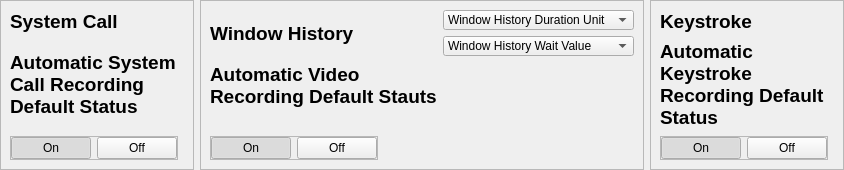
             <widget class="QFrame" name="configuration_middle">
              <property name="frameShape">
               <enum>QFrame::NoFrame</enum>
              </property>
              <property name="frameShadow">
               <enum>QFrame::Raised</enum>
              </property>
              <layout class="QHBoxLayout" name="horizontalLayout_7">
               <property name="leftMargin">
                <number>0</number>
               </property>
               <property name="topMargin">
                <number>0</number>
               </property>
               <property name="rightMargin">
                <number>0</number>
               </property>
               <property name="bottomMargin">
                <number>0</number>
               </property>
               <item>
                <widget class="QFrame" name="frame_18">
                 <property name="frameShape">
                  <enum>QFrame::StyledPanel</enum>
                 </property>
                 <property name="frameShadow">
                  <enum>QFrame::Raised</enum>
                 </property>
                 <layout class="QGridLayout" name="gridLayout_57">
                  <item row="2" column="0" colspan="2">
                   <widget class="QLabel" name="SysCallStatus">
                    <property name="minimumSize">
                     <size>
                      <width>151</width>
                      <height>91</height>
                     </size>
                    </property>
                    <property name="font">
                     <font>
                      <pointsize>14</pointsize>
                      <weight>75</weight>
                      <bold>true</bold>
                     </font>
                    </property>
                    <property name="text">
                     <string>Automatic System Call Recording Default Status</string>
                    </property>
                    <property name="scaledContents">
                     <bool>false</bool>
                    </property>
                    <property name="wordWrap">
                     <bool>true</bool>
                    </property>
                   </widget>
                  </item>
                  <item row="1" column="0">
                   <widget class="QLabel" name="SystemCallLabel">
                    <property name="font">
                     <font>
                      <pointsize>14</pointsize>
                      <weight>75</weight>
                      <bold>true</bold>
                     </font>
                    </property>
                    <property name="text">
                     <string>System Call</string>
                    </property>
                   </widget>
                  </item>
                  <item row="3" column="0" alignment="Qt::AlignLeft|Qt::AlignBottom">
                   <widget class="QFrame" name="SystemCallButtonFrame">
                    <property name="frameShape">
                     <enum>QFrame::StyledPanel</enum>
                    </property>
                    <property name="frameShadow">
                     <enum>QFrame::Raised</enum>
                    </property>
                    <layout class="QGridLayout" name="gridLayout_65">
                     <property name="leftMargin">
                      <number>0</number>
                     </property>
                     <property name="topMargin">
                      <number>0</number>
                     </property>
                     <property name="rightMargin">
                      <number>0</number>
                     </property>
                     <property name="bottomMargin">
                      <number>0</number>
                     </property>
                     <item row="0" column="0">
                      <widget class="QPushButton" name="SystemCallOnButton">
                       <property name="text">
                        <string>On</string>
                       </property>
                       <property name="checkable">
                        <bool>true</bool>
                       </property>
                       <property name="checked">
                        <bool>true</bool>
                       </property>
                      </widget>
                     </item>
                     <item row="0" column="1">
                      <widget class="QPushButton" name="SystemCallOffButton">
                       <property name="text">
                        <string>Off</string>
                       </property>
                       <property name="checkable">
                        <bool>true</bool>
                       </property>
                      </widget>
                     </item>
                    </layout>
                   </widget>
                  </item>
                 </layout>
                </widget>
               </item>
               <item>
                <widget class="QFrame" name="frame_19">
                 <property name="frameShape">
                  <enum>QFrame::StyledPanel</enum>
                 </property>
                 <property name="frameShadow">
                  <enum>QFrame::Raised</enum>
                 </property>
                 <layout class="QGridLayout" name="gridLayout_58">
                  <item row="1" column="2">
                   <widget class="QComboBox" name="WindowHistoryWaitVal">
                    <property name="maximumSize">
                     <size>
                      <width>220</width>
                      <height>20</height>
                     </size>
                    </property>
                    <item>
                     <property name="text">
                      <string>Window History Wait Value</string>
                     </property>
                    </item>
                   </widget>
                  </item>
                  <item row="2" column="0" colspan="2">
                   <widget class="QLabel" name="WindowHistoryStat">
                    <property name="font">
                     <font>
                      <pointsize>14</pointsize>
                      <weight>75</weight>
                      <bold>true</bold>
                     </font>
                    </property>
                    <property name="text">
                     <string>Automatic Video Recording Default Stauts</string>
                    </property>
                    <property name="scaledContents">
                     <bool>false</bool>
                    </property>
                    <property name="wordWrap">
                     <bool>true</bool>
                    </property>
                   </widget>
                  </item>
                  <item row="0" column="0" rowspan="2" colspan="2">
                   <widget class="QLabel" name="WindowHistLabel">
                    <property name="font">
                     <font>
                      <pointsize>14</pointsize>
                      <weight>75</weight>
                      <bold>true</bold>
                     </font>
                    </property>
                    <property name="text">
                     <string>Window History</string>
                    </property>
                   </widget>
                  </item>
                  <item row="0" column="2">
                   <widget class="QComboBox" name="WindowHistoryDurUnit">
                    <property name="maximumSize">
                     <size>
                      <width>250</width>
                      <height>20</height>
                     </size>
                    </property>
                    <item>
                     <property name="text">
                      <string>Window History Duration Unit</string>
                     </property>
                    </item>
                   </widget>
                  </item>
                  <item row="3" column="0" alignment="Qt::AlignLeft|Qt::AlignBottom">
                   <widget class="QFrame" name="WindowHistoryButtonFrame">
                    <property name="frameShape">
                     <enum>QFrame::StyledPanel</enum>
                    </property>
                    <property name="frameShadow">
                     <enum>QFrame::Raised</enum>
                    </property>
                    <layout class="QGridLayout" name="gridLayout_66">
                     <property name="leftMargin">
                      <number>0</number>
                     </property>
                     <property name="topMargin">
                      <number>0</number>
                     </property>
                     <property name="rightMargin">
                      <number>0</number>
                     </property>
                     <property name="bottomMargin">
                      <number>0</number>
                     </property>
                     <item row="0" column="0">
                      <widget class="QPushButton" name="WindowHistoryOnButton">
                       <property name="text">
                        <string>On</string>
                       </property>
                       <property name="checkable">
                        <bool>true</bool>
                       </property>
                       <property name="checked">
                        <bool>true</bool>
                       </property>
                      </widget>
                     </item>
                     <item row="0" column="1">
                      <widget class="QPushButton" name="WindowHistoryOffButton">
                       <property name="text">
                        <string>Off</string>
                       </property>
                       <property name="checkable">
                        <bool>true</bool>
                       </property>
                      </widget>
                     </item>
                    </layout>
                   </widget>
                  </item>
                 </layout>
                </widget>
               </item>
               <item>
                <widget class="QFrame" name="frame_20">
                 <property name="frameShape">
                  <enum>QFrame::StyledPanel</enum>
                 </property>
                 <property name="frameShadow">
                  <enum>QFrame::Raised</enum>
                 </property>
                 <layout class="QGridLayout" name="gridLayout_59">
                  <item row="1" column="0" colspan="2">
                   <widget class="QLabel" name="KeystrokeStatus">
                    <property name="minimumSize">
                     <size>
                      <width>151</width>
                      <height>91</height>
                     </size>
                    </property>
                    <property name="font">
                     <font>
                      <pointsize>14</pointsize>
                      <weight>75</weight>
                      <bold>true</bold>
                     </font>
                    </property>
                    <property name="text">
                     <string>Automatic Keystroke Recording Default Status</string>
                    </property>
                    <property name="scaledContents">
                     <bool>false</bool>
                    </property>
                    <property name="wordWrap">
                     <bool>true</bool>
                    </property>
                   </widget>
                  </item>
                  <item row="0" column="0">
                   <widget class="QLabel" name="KeystrokeMainLabel">
                    <property name="font">
                     <font>
                      <pointsize>14</pointsize>
                      <weight>75</weight>
                      <bold>true</bold>
                     </font>
                    </property>
                    <property name="text">
                     <string>Keystroke</string>
                    </property>
                   </widget>
                  </item>
                  <item row="2" column="0" alignment="Qt::AlignLeft|Qt::AlignBottom">
                   <widget class="QFrame" name="KeyStrokeStatButtonFrame">
                    <property name="frameShape">
                     <enum>QFrame::StyledPanel</enum>
                    </property>
                    <property name="frameShadow">
                     <enum>QFrame::Raised</enum>
                    </property>
                    <layout class="QGridLayout" name="gridLayout_67">
                     <property name="leftMargin">
                      <number>0</number>
                     </property>
                     <property name="topMargin">
                      <number>0</number>
                     </property>
                     <property name="rightMargin">
                      <number>0</number>
                     </property>
                     <property name="bottomMargin">
                      <number>0</number>
                     </property>
                     <item row="0" column="0">
                      <widget class="QPushButton" name="KeyStrokeStatOnButton">
                       <property name="text">
                        <string>On</string>
                       </property>
                       <property name="checkable">
                        <bool>true</bool>
                       </property>
                       <property name="checked">
                        <bool>true</bool>
                       </property>
                      </widget>
                     </item>
                     <item row="0" column="1">
                      <widget class="QPushButton" name="KeyStrokeStatOffButton">
                       <property name="text">
                        <string>Off</string>
                       </property>
                       <property name="checkable">
                        <bool>true</bool>
                       </property>
                      </widget>
                     </item>
                    </layout>
                   </widget>
                  </item>
                 </layout>
                </widget>
               </item>
              </layout>
             </widget>
